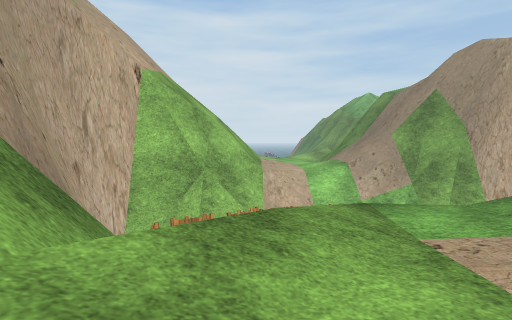
[1] (above)

18 first-person views from a walk through a 3-D level made in the Unity game engine. The camera is 1.2 m above the floor, tilts 4° down and sees 80° across. The floor is counted in squares, 1 m on a side. Each view is taken from the middle of a square. On the plan, view 1 faces up. The plan holds only what a view shows up to about 13 squares ahead; the rest is blank. The place goes on beyond the plan. Some surface patterns are stand-ins.

[2]
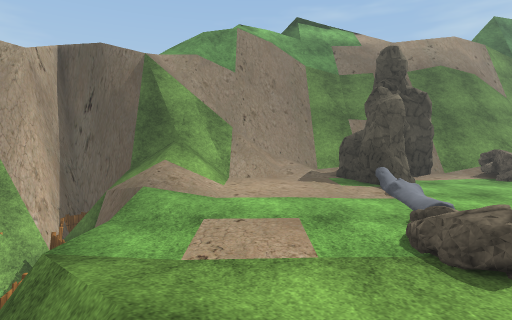

[3]
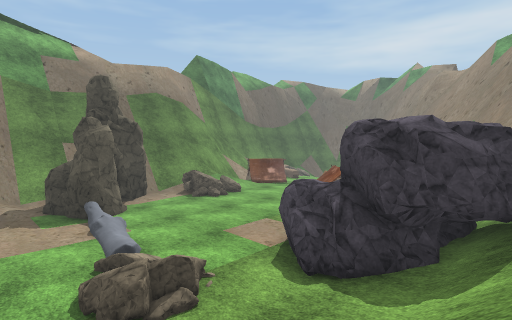

[4]
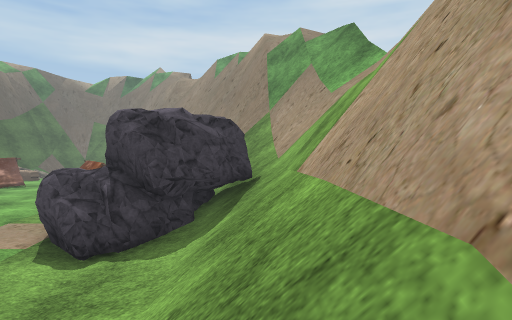

[5]
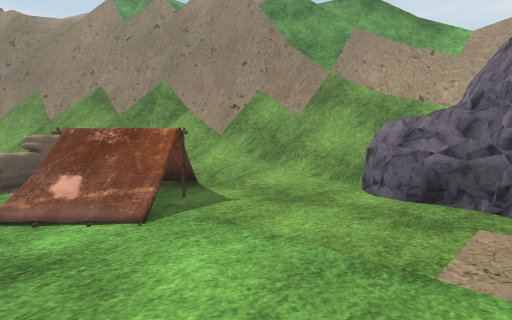

[6]
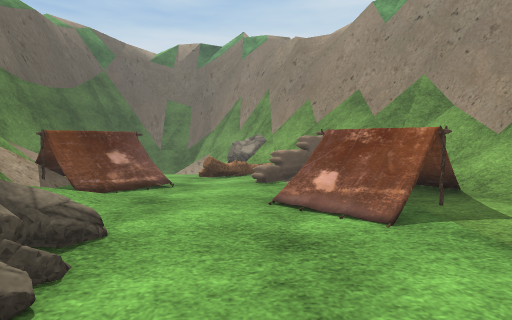

[7]
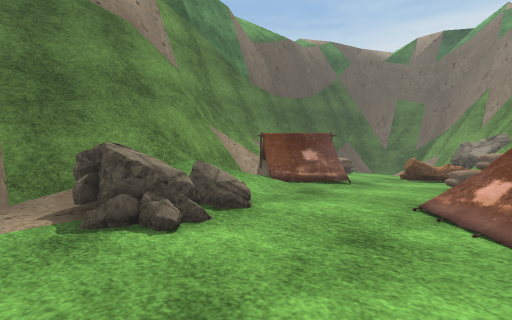

[8]
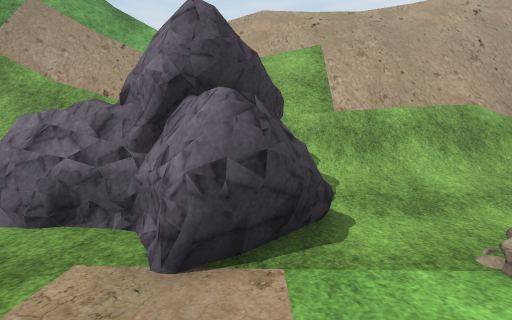

[9]
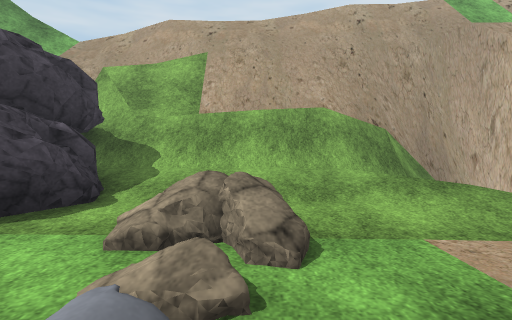

[10]
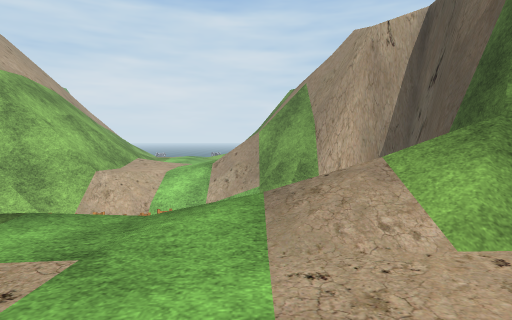

[11]
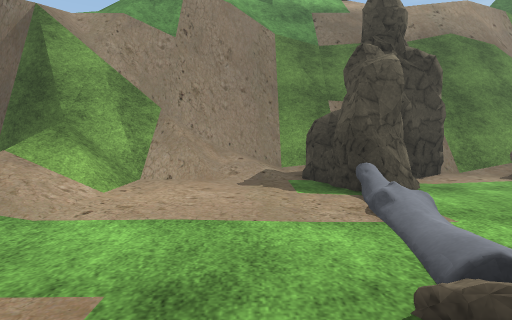

[12]
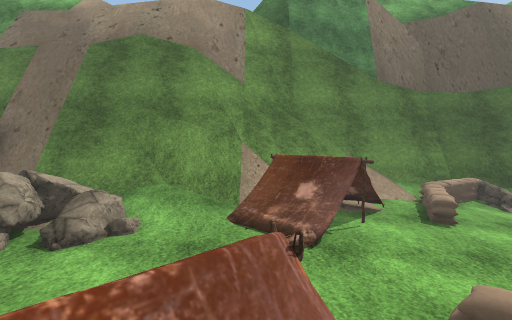

[13]
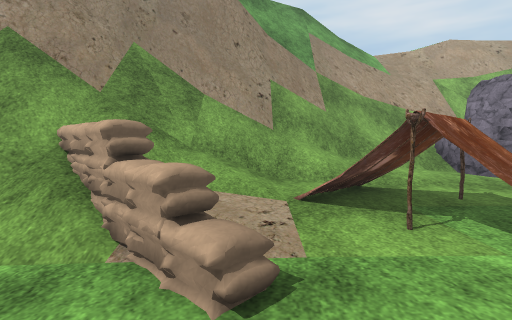

[14]
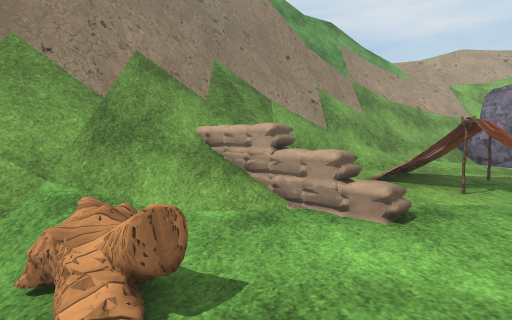

[15]
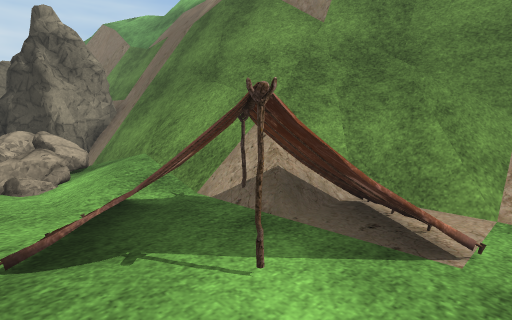

[16]
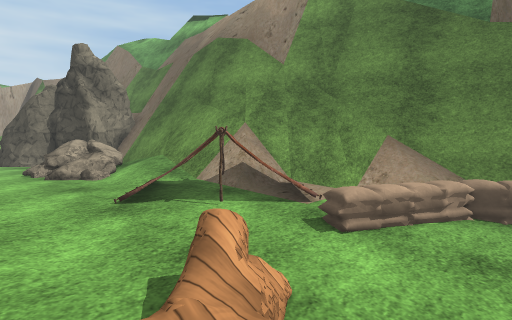

[17]
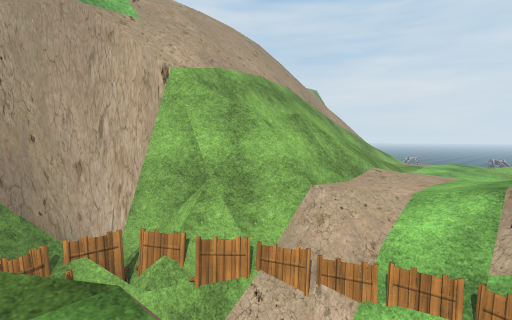

[18]
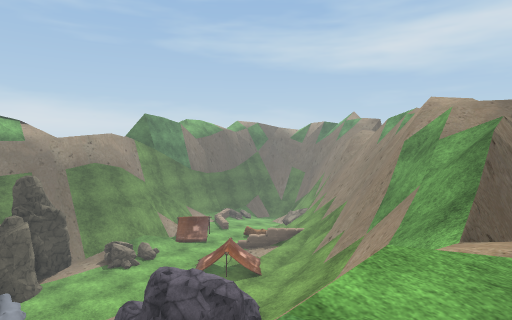

### Floor plan
Key: @ floor where view 1 was taken; # wall or solid block; . main floor; : floor 0.5 m higher than the main floor; - floor 0.5 m lower than the main floor; _ floor 2.5 m lower than the main floor; < floor 2.75 m lower than the main floor; ( floor 3.25 m lower than the main floor; + floor 5.5 m higher than the main floor; * floor 6 m higher than the main floor; % floor 6.5 m higher than the main floor; / step, stairs or slope; = window, fence, low wall or low ledge; v drop or lower ground; B barricade; R rock; T tent; S sandbag; L log; O other object.
Columns run from 9 left of view 1 to 16 right of it. Each row starts with its distance up from view 1.
 14     /=//v=.../O=#
 13    //v////.////=#
 12   //v=////v///=###
 11   // =/vvvv=B/ =#####
 10   //v=vvvvvv   vvvvv#
  9   //vvvvvv<      v v#
  8   //vvvv_(      vv/##
  7   /vvvvv   v   vv//##
  6   vvvvvv  v....////=#
  5   vv#=v  /=.....///=##
  4   vv##// //........=###
  3   vv##////.........#==#
  2   v/##//............O=#
  1   //##//............O=#
  0 % //##//.@.R.......R.=#
 -1   //##//...R......RRR=#
 -2  %//##//..........R RR
 -3 %%/v##//.RR.......RRRR
 -4 *%v/v//RRRRR........RR#
 -5 */////RRR RR.........R#
 -6 ++/////RRRR........R.=#
 -7  //////RRRR.......RRO=##
 -8  v//#=//RR/.......RRR=###
 -9  v//#=////..../....O/=/##
-10  v==##////...v//....///=#
-11  #####////:./  /....///=#
-12  #####==//////T....////=#
-13  ######=////./.....////=##
-14       ##==////.....TT//=##
-15        ##=////SS....///=O#
-16        ###==//S/.--./../O#
-17          ##=////-LL-/SS//#
-18          ##=/////L----SS.#
-19          ##=////// ----S #

Where each view was taken, in squares from view 1:
view 1: 0 up, 0 right, facing up
view 2: 3 up, 2 left, facing right
view 3: 2 up, 3 left, facing down-right
view 4: 3 up, 3 left, facing down
view 5: 5 down, 7 right, facing down-left
view 6: 5 down, 7 right, facing down
view 7: 5 down, 5 right, facing down-right
view 8: 4 down, 5 right, facing left
view 9: 0 up, 6 right, facing left
view 10: 1 up, 6 right, facing up
view 11: 1 up, 2 right, facing right
view 12: 12 down, 4 right, facing right
view 13: 14 down, 9 right, facing left
view 14: 16 down, 11 right, facing left
view 15: 16 down, 9 right, facing up-right
view 16: 19 down, 7 right, facing up-right
view 17: 5 up, 5 right, facing up-left
view 18: 0 up, 9 left, facing down-right
